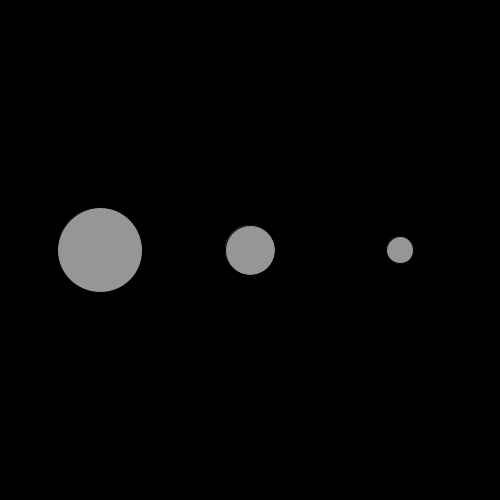
Frame 1 (no input)
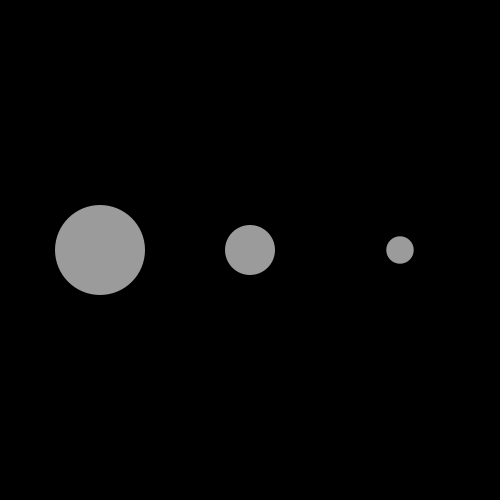
Frame 60 (the mouse pressed at the canvas centre just before this capture)
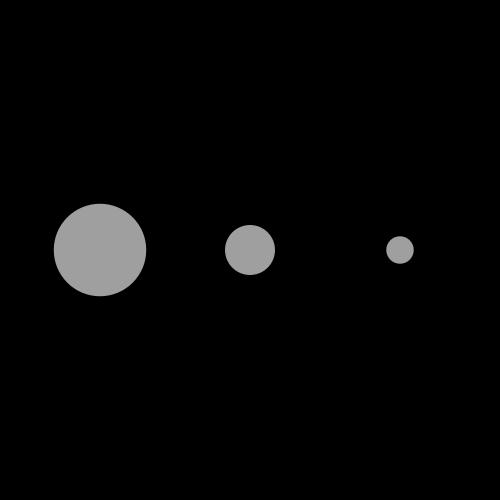
Frame 120 (the mouse held since frame 60 and released just before this capture)

The Processing sketch that drew these frames (run headless with seeded random() and noise(); from frame 60 on, the mouse is pressed at the canvas centre):

// Processing sketch: processing_122573
// ── processing_122573.pde

float counter=0;

void setup() {
size(500,500);

}

void draw(){
float sec = map(second(),0,60,0,150);
float min = map(minute(),0,60,0,150);
float std = map(hour(),0,12,0,200);

if(hour()==6)
{ background(#F51B07);
}
if(hour()==7)
{ background(#F54307);}
if(hour()==8)
{ background(#FFEA00);}
if(hour()==9)
{background(#FCF05E);}
if(hour()==10)
{ background(#FFFFFF);}
if(hour()==11)
{ background(#B4E3FF);}
if(hour()==12)
{ background(#81E5FF);}
if(hour()==13)
{ background(#2ED3FF);}
if(hour()==14)
{ background(#2ED3FF);}
if(hour()==16)
{ background(#2ED3FF);}
// if(hour()==16)
// { background(#4464FA);}
if(hour()==17)
{ background(#0F38FA);}
if(hour()==18)
{ background(#061E90);}
if(hour()==19)
{ background(#061976);}
if(hour()==20)
{ background(#000000);}
if(hour()==21)
{ background(#000000);}
if(hour()==22)
{ background(#000000);}
if(hour()==23)
{ background(#000000);}
if(hour()==0)
{ background(#000000);}
if(hour()==1)
{ background(#000000 );}
if(hour()==2)
{ background(#000000);}
if(hour()==3)
{ background(#000000);}
if(hour()==4)
{ background(#340B07);}
if(hour()==5)
{ background(#A71E0F);}


float b= map(sin(counter),-1,1,70,80);
colorMode(HSB,360,100,100);
fill(0,0,b,200);
counter+=0.01;


ellipse(100,250,sec,sec);
ellipse(250,250,std,std);
ellipse(400,250,min,min);

noStroke();





}
